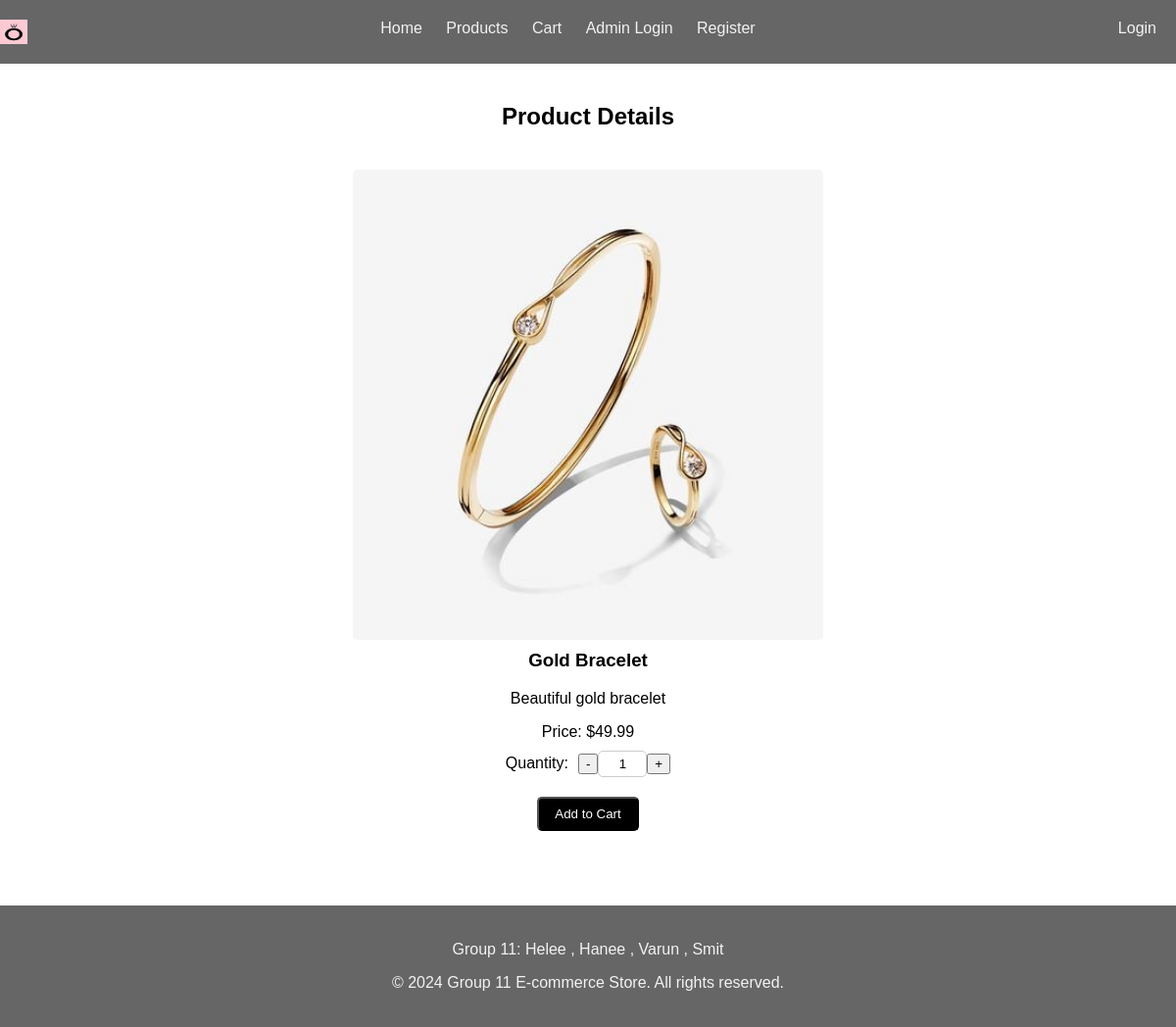
Screenshot of /product_details.php?id=4 with the database file from the repository.
### tables this page shows
CREATE TABLE `products` (
  `id` int(11) NOT NULL,
  `name` varchar(255) NOT NULL,
  `description` text DEFAULT NULL,
  `price` decimal(10,2) NOT NULL,
  `image_url` varchar(255) DEFAULT NULL,
  `stock_quantity` int(11) NOT NULL,
  `category` varchar(50) DEFAULT NULL
);

### product_details.php (the view, shortened to what this page needs)
<?php
include_once 'header.php';
include_once 'db_connection.php';
?>
<section class="content">
    <div class="container">
        <h2>Product Details</h2>
        <div class="product-details">
            <?php
            if (isset($_GET['id'])) {
                $productId = $_GET['id'];
                $sql = "SELECT * FROM products WHERE id = '$productId'";
                $result = mysqli_query($conn, $sql);
                if (mysqli_num_rows($result) > 0) {
                    $row = mysqli_fetch_assoc($result);
                    $imagePath = 'images/' . $row['image_url'];
                    if (file_exists($imagePath)) {
                        echo '<img src="' . $imagePath . '" alt="' . $row['name'] . '">';
                    } else {
                        echo '<img src="images/default_image.jpg" alt="' . $row['name'] . '">';
                    }
                    echo '<h3>' . $row['name'] . '</h3>';
                    echo '<p>' . $row['description'] . '</p>';
                    echo '<p>Price: $' . $row['price'] . '</p>';
                    echo '<div class="quantity-controls">';
                    echo '<label for="quantity" class="quantity-label">Quantity:</label>';
                    echo '<button onclick="decreaseQuantity()" type="button">-</button>';
                    echo '<input type="text" id="quantity" name="quantity" class="quantity-input" value="1">';
                    echo '<button onclick="increaseQuantity()" type="button">+</button>';
                    echo '</div>';
                    echo '<form method="post" action="product_details.php?id=' . $productId . '">';
                    echo '<button type="submit" name="add_to_cart" class="checkout-btn">Add to Cart</button>';
                    echo '</form>';
                } else {
                    echo 'Product not found.';
                }
            } else {
                echo 'Product ID not provided.';
            }
            ?>
        </div>
    </div>
</section>
<?php include_once 'footer.php'; ?>

### product_details.php (style rules this page uses)
body { margin: 0; padding: 0; font-family: Arial, sans-serif; display: flex; flex-direction: column; min-height: 100vh; }
.container { width: 80%; margin: 0 auto; }
.content { padding: 20px 0; text-align: center; }
.product-details { padding: 20px 0; text-align: center; }
.product-details img { width: 50%; border-radius: 5px; margin-bottom: 10px; }
.product-details h3 { margin-top: 0; }
.product-details p { margin-bottom: 10px; }
.checkout-btn { display: inline-block; padding: 8px 16px; background-color: black; color: white; text-decoration: none; border-radius: 5px; transition: background-color 0.3s; }
.quantity-controls { display: flex; align-items: center; justify-content: center; margin-bottom: 20px; }
.quantity-label { margin-right: 10px; }
.quantity-input { width: 50px; text-align: center; border: 1px solid #ccc; border-radius: 5px; padding: 5px; }

### rows the page displays
products: image_url (picture), name "Gold Bracelet", description "Beautiful gold bracelet", price "49.99"
